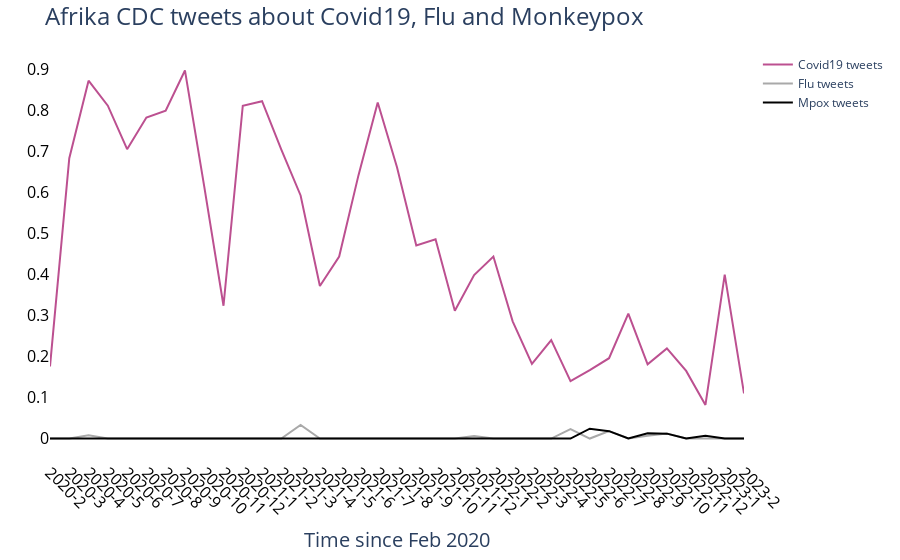

The code cell stored with this chart in its notebook:
### Code cell
colors=['#003f5c', '#58508d', '#bc5090', '#ff6e54', '#ffa600']

x_ticks= df_all_counts_pfizer.date

fig5 = go.Figure()


#fig.add_trace(go.Scatter(x=df_all_counts_EMA["date"], y=df_all_counts_EMA["covid_percentage"],
                    #mode='lines', name= "EMA tweets",  marker_color=colors[2], line_shape='spline'
                    #))
fig5.add_trace(go.Scatter(x=df_all_counts_Africa_CDC["date"], y=df_all_counts_Africa_CDC["covid_percentage"].round(3),
                    mode='lines', name= "Covid19 tweets",  marker_color=colors[2], ))

fig5.add_trace(go.Scatter(x=df_all_counts_Africa_CDC["date"], y=df_all_counts_Africa_CDC["flu_percentage"].round(3),
                    mode='lines', name= "Flu tweets ",  marker_color="darkgrey", 
                        ))
fig5.add_trace(go.Scatter(x=df_all_counts_Africa_CDC["date"], y=df_all_counts_Africa_CDC["mpox_percentage"].round(3),
                    mode='lines', name= "Mpox tweets",  marker_color="black", ))
             



fig5.update_layout(
    title={"text": "Afrika CDC tweets about Covid19, Flu and Monkeypox", "font": {"size": 24}},
    
    margin=dict(l=50, r=20, t=50, b=20),
    paper_bgcolor="white",
    plot_bgcolor='white',
    xaxis={"tickvals": x_ticks, "ticktext": x_ticks, "tickangle": 45 ,"title": {"text":"Time since Feb 2020", "font": {"size": 20}}},
    hovermode="x unified",
    hoverlabel=dict(
        bgcolor="white",
        font_size=15,
        
    )
)

fig5.update_layout(xaxis_type='category', 
                    bargap=0.7,
                    xaxis = dict(
                        tickfont=dict( size=16, color='black'),
                    ))
fig5.update_layout( 
                    bargap=0.7,
                    yaxis = dict(
                        tickfont=dict( size=16, color='black'),
                    ))    
fig5.show()

### Figure 1 — Plotly figure (JSON) as saved in the notebook; plotly's stock layout.template omitted (floating-point values rounded to 4 significant figures)
{"data": [{"marker": {"color": "#bc5090"}, "mode": "lines", "name": "Covid19 tweets", "type": "scatter", "x": ["2020-2", "2020-3", "2020-4", "2020-5", "2020-6", "2020-7", "2020-8", "2020-9", "2020-10", "2020-11", "2020-12", "2021-1", "2021-2", "2021-3", "2021-4", "2021-5", "2021-6", "2021-7", "2021-8", "2021-9", "2021-10", "2021-11", "2021-12", "2022-1", "2022-2", "2022-3", "2022-4", "2022-5", "2022-6", "2022-7", "2022-8", "2022-9", "2022-10", "2022-11", "2022-12", "2023-1", "2023-2"], "y": [0.176, 0.684, 0.873, 0.812, 0.706, 0.783, 0.8, 0.898, 0.615, 0.324, 0.812, 0.823, 0.705, 0.593, 0.372, 0.444, 0.642, 0.82, 0.662, 0.471, 0.486, 0.312, 0.399, 0.444, 0.286, 0.182, 0.24, 0.14, 0.167, 0.196, 0.305, 0.181, 0.22, 0.165, 0.082, 0.4, 0.11]}, {"marker": {"color": "darkgrey"}, "mode": "lines", "name": "Flu tweets ", "type": "scatter", "x": ["2020-2", "2020-3", "2020-4", "2020-5", "2020-6", "2020-7", "2020-8", "2020-9", "2020-10", "2020-11", "2020-12", "2021-1", "2021-2", "2021-3", "2021-4", "2021-5", "2021-6", "2021-7", "2021-8", "2021-9", "2021-10", "2021-11", "2021-12", "2022-1", "2022-2", "2022-3", "2022-4", "2022-5", "2022-6", "2022-7", "2022-8", "2022-9", "2022-10", "2022-11", "2022-12", "2023-1", "2023-2"], "y": [0, 0, 0.008, 0, 0, 0, 0, 0, 0, 0, 0, 0, 0, 0.033, 0, 0, 0, 0, 0, 0, 0, 0, 0.006, 0, 0, 0, 0, 0.023, 0, 0.018, 0, 0.007, 0.012, 0, 0, 0, 0]}, {"marker": {"color": "black"}, "mode": "lines", "name": "Mpox tweets", "type": "scatter", "x": ["2020-2", "2020-3", "2020-4", "2020-5", "2020-6", "2020-7", "2020-8", "2020-9", "2020-10", "2020-11", "2020-12", "2021-1", "2021-2", "2021-3", "2021-4", "2021-5", "2021-6", "2021-7", "2021-8", "2021-9", "2021-10", "2021-11", "2021-12", "2022-1", "2022-2", "2022-3", "2022-4", "2022-5", "2022-6", "2022-7", "2022-8", "2022-9", "2022-10", "2022-11", "2022-12", "2023-1", "2023-2"], "y": [0, 0, 0, 0, 0, 0, 0, 0, 0, 0, 0, 0, 0, 0, 0, 0, 0, 0, 0, 0, 0, 0, 0, 0, 0, 0, 0, 0, 0.024, 0.018, 0, 0.013, 0.012, 0, 0.007, 0, 0]}], "layout": {"autosize": true, "bargap": 0.7, "hoverlabel": {"bgcolor": "white", "font": {"size": 15}}, "hovermode": "x unified", "margin": {"b": 20, "l": 50, "r": 20, "t": 50}, "paper_bgcolor": "white", "plot_bgcolor": "white", "title": {"font": {"size": 24}, "text": "Afrika CDC tweets about Covid19, Flu and Monkeypox"}, "xaxis": {"autorange": true, "range": [0, 36], "tickangle": 45, "tickfont": {"color": "black", "size": 16}, "ticktext": ["2020-2", "2020-3", "2020-4", "2020-5", "2020-6", "2020-7", "2020-8", "2020-9", "2020-10", "2020-11", "2020-12", "2021-1", "2021-2", "2021-3", "2021-4", "2021-5", "2021-6", "2021-7", "2021-8", "2021-9", "2021-10", "2021-11", "2021-12", "2022-1", "2022-2", "2022-3", "2022-4", "2022-5", "2022-6", "2022-7", "2022-8", "2022-9", "2022-10", "2022-11", "2022-12", "2023-1", "2023-2"], "tickvals": ["2020-2", "2020-3", "2020-4", "2020-5", "2020-6", "2020-7", "2020-8", "2020-9", "2020-10", "2020-11", "2020-12", "2021-1", "2021-2", "2021-3", "2021-4", "2021-5", "2021-6", "2021-7", "2021-8", "2021-9", "2021-10", "2021-11", "2021-12", "2022-1", "2022-2", "2022-3", "2022-4", "2022-5", "2022-6", "2022-7", "2022-8", "2022-9", "2022-10", "2022-11", "2022-12", "2023-1", "2023-2"], "title": {"font": {"size": 20}, "text": "Time since Feb 2020"}, "type": "category"}, "yaxis": {"autorange": true, "range": [-0.04989, 0.9479], "tickfont": {"color": "black", "size": 16}, "type": "linear"}}}
